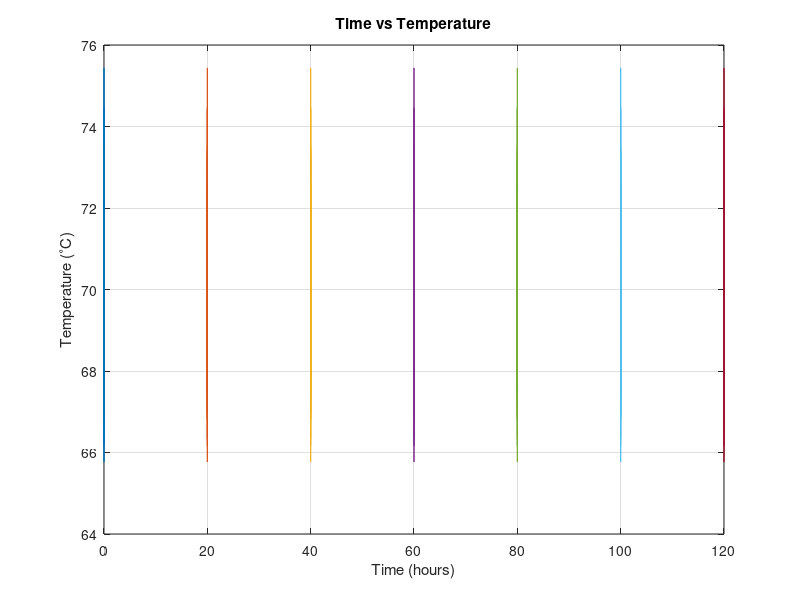

This chart was generated by the following MATLAB code:
% HW-7 - Patrick Kubiak - 6/22/2015

%% Problem 3.17
clear all   % clear workspace
clc

G = [68, 83, 61, 70, 75, 82, 57, 5, 76, 85, 62, 71, 96, 78, 76, 68, 72, 75, 83, 93]
sorted_G = sort(G)
mean_G = sum(G) / length(G)
median_G = median(G)
mode_G = mode(G)
std_G = std(G)

% the median better represents the "most typical grade" because it's the
% center of the data set

%% Problem 3.21
clear all   % clear workspace
clc

a = 2;      % standard deviation
b = 70;     % mean
temps = a .* randn(121, 1) + b;
time = [0:20:120];
[time_graph, temps_graph] = meshgrid(time, temps);

% plot
plot(time_graph, temps_graph)
title('Time vs Temperature');
xlabel('Time (hours)');
ylabel('Temperature (^{\circ}C)');
grid on;

max_temp = max(temps)
min_temp = min(temps)

%% Problem 4.6
clear all   % clear workspace
clc

base = [0:10];
height = [2:6];
[B, H] = meshgrid(base, height);
Area = B .* H

%% Problem 4.7
clear all   % clear workspace
clc

% definitions
pressures_kPa = [0:5:100];              % 0 to 100 kPa in increments of 5
pressures_Pa = pressures_kPa * 1000;    % pressures in Pa (1 km / m s^2)

mercury_density = 13560; % kg / m^3
water_density = 1000;    % kg / m^3
grav_accel = 9.81;       % m / s^2

% barometer 1 - mercury h = P / (pg)
height_mercury = pressures_Pa / (mercury_density * grav_accel);

% barometer 2 - water h = P / (pg)
height_water = pressures_Pa / (water_density * grav_accel);

% result
table = [pressures_kPa', height_mercury', height_water']
